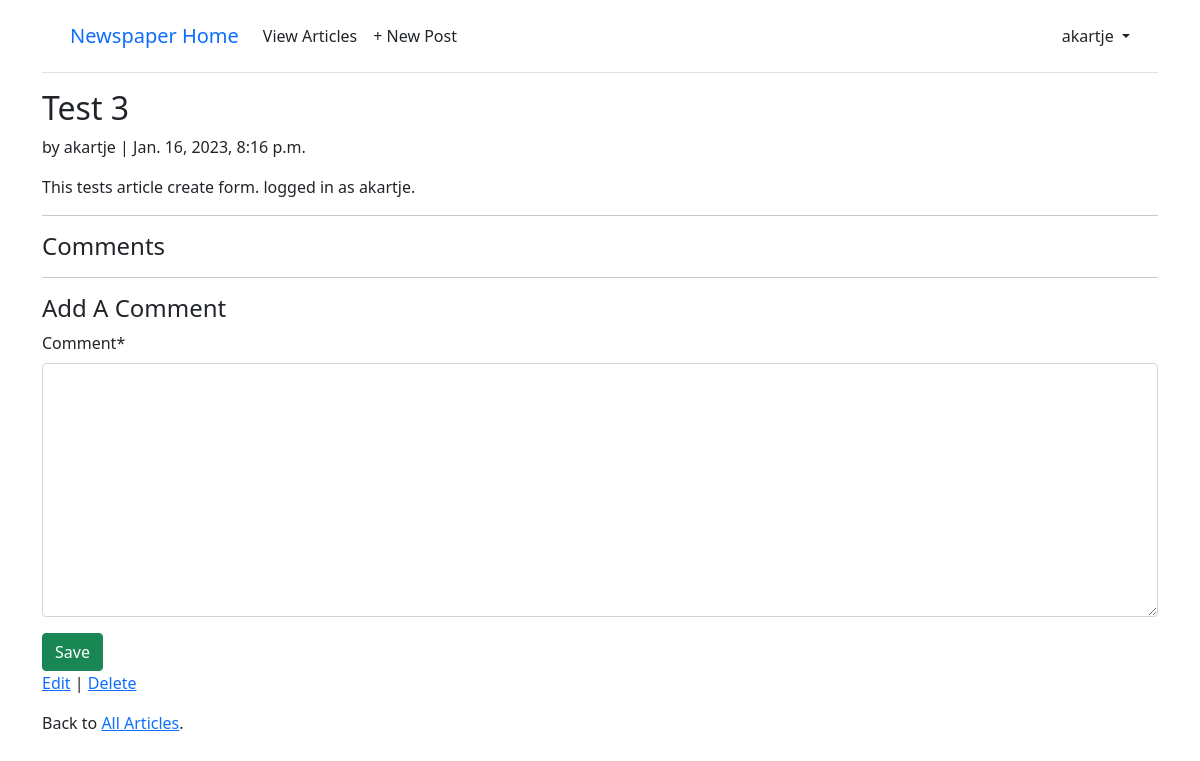
Page /articles/3/ (signed in) on the earlier database version.
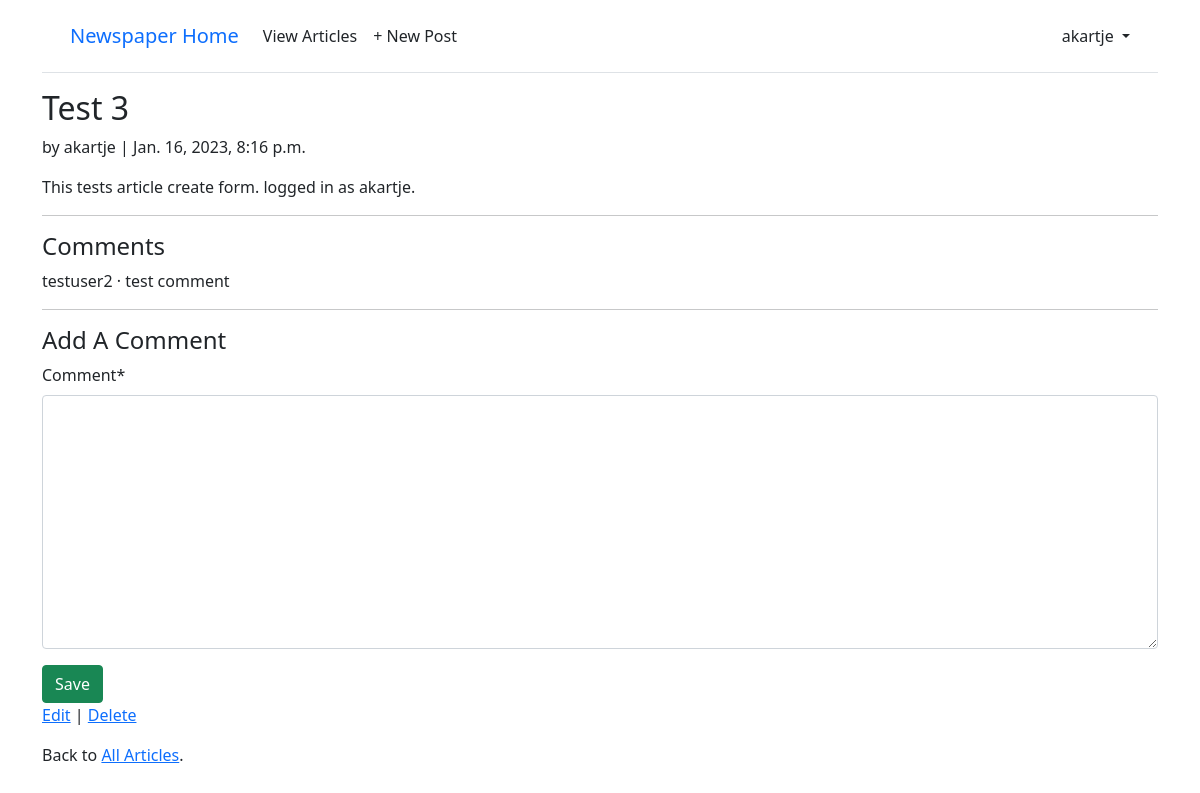
Same page on the later database version.
### article/models.py (models this page shows, shortened)
class Comment(models.Model):
	article = models.ForeignKey(Article, on_delete=models.CASCADE)
	author = models.ForeignKey(settings.AUTH_USER_MODEL, on_delete=models.CASCADE)
	date = models.DateTimeField(auto_now_add=True)
	comment = models.TextField(max_length=140)
	def __str__(self):
		return self.comment

### accounts/models.py (models this page shows)
class CustomUser(AbstractUser):
	age = models.PositiveIntegerField(null=True, blank=True)

### article/views.py (the view, shortened to what this page needs)
# urls.py: path("<int:pk>/", ArticleDetailView.as_view(), name="article_detail"),
class ArticleDetailView(LoginRequiredMixin, View):
	def get(self, request, *args, **kwargs):
		view = CommentGet.as_view()
		return view(request, *args, **kwargs)

### article/forms.py
class CommentForm(forms.ModelForm):
	class Meta:
		model = Comment
		fields = ("comment",)

### article/views.py (called while the page is built)
	def get_context_data(self, **kwargs):
		context = super().get_context_data(**kwargs)
		context['form'] = CommentForm()
		return context

### templates/article_detail.html
{% extends "base.html" %}
{% load crispy_forms_tags %}
{% block content %}
<div class="article-entry">
	<h2>{{ object.title }}</h2>
	<p>by {{ object.author }} | {{ object.date }}</p>
	<p>{{ object.body }}</p>
</div>
<hr>
<h4>Comments</h4>
{% for comment in article.comment_set.all %}
	<p>{{ comment.author }} &middot; {{ comment }}</p>
{% endfor %}
<hr>
<h4>Add A Comment</h4>
	<form action="" method="post">{% csrf_token %}
		{{ form|crispy }}
		<button class="btn btn-success ml-2" type="submit">Save</button>
	</form>
<p><a href="{% url 'article_edit' article.pk %}">Edit</a> |
<a href="{% url 'article_delete' article.pk %}">Delete</a>
</p>
<p>Back to <a href="{% url 'article_list' %}">All Articles</a>.</p>
{% endblock content %}

Differences in the rows shown:
added Comment: author "testuser2", comment "test comment"
